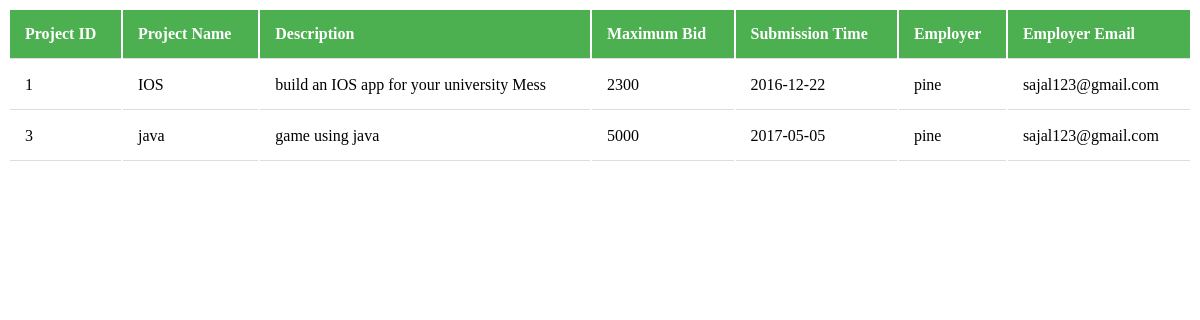
The app's page /employeelogin/lookprojects.php with its own data.
### tables this page shows
CREATE TABLE `projects` (
  `project_id` int(11) NOT NULL,
  `project_name` varchar(100) NOT NULL,
  `project_description` varchar(8000) NOT NULL,
  `max_bid` int(11) NOT NULL,
  `timesubmit` date NOT NULL,
  `employer_name` varchar(50) NOT NULL,
  `employer_email` varchar(60) NOT NULL,
  `min_bid` int(11) NOT NULL,
  `min_date` date NOT NULL,
  `employee_assigned` varchar(40) NOT NULL
);

### employeelogin/lookprojects.php (the view, shortened to what this page needs)
<html>
<body bgcolor="white" alink="white" vlink="white" link="white">
<div style="overflow-x:auto;">
<?php
$user='root';
$pass='';
$db='project';
$db=new mysqli('localhost',$user,$pass,$db) or die ("unable to connect");
$query = "SELECT * FROM projects";
$result = mysqli_query($db,$query);
echo "<table border=0 style='width:100%'><tr><th>Project ID</th><th>Project Name</th><th>Description</th><th>Maximum Bid</th><th>Submission Time</th><th>Employer</th><th>Employer Email</th></tr>";
while($row = mysqli_fetch_array($result)){
echo "<tr><td>" . $row['project_id'] . "</td><td>" . $row['project_name'] . "</td><td>" . $row['project_description'] . "</td><td>" . $row['max_bid'] . "</td><td>" . $row['timesubmit'] . "</td><td>" . $row['employer_name'] . "</td><td>" . $row['employer_email'] . "</td></tr>";
}
echo "</table>";
?>
</div>
</body>
</html>

### employeelogin/lookprojects.php (style rules this page uses)
th, td { padding: 15px; text-align: left; border-bottom: 1px solid #ddd; }
th { background-color: #4CAF50; color: white; }

### records on screen
projects: project_id "1", project_name "IOS", project_description "build an IOS app for your university Mess", max_bid "2300", timesubmit "2016-12-22", employer_name "pine", employer_email "sajal123@gmail.com"
projects: project_id "3", project_name "java", project_description "game using java", max_bid "5000", timesubmit "2017-05-05", employer_name "pine", employer_email "sajal123@gmail.com"
